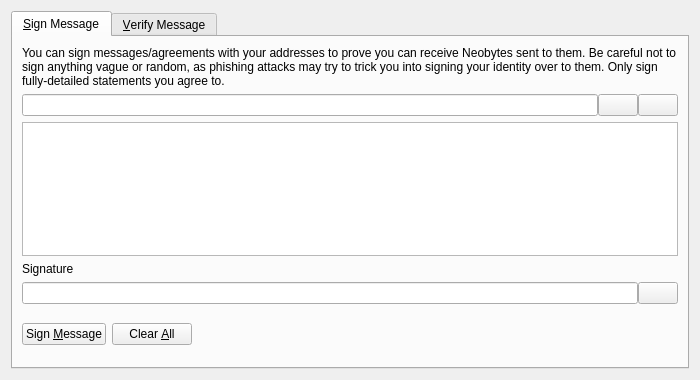
<?xml version="1.0" encoding="UTF-8"?>
<ui version="4.0">
 <class>SignVerifyMessageDialog</class>
 <widget class="QDialog" name="SignVerifyMessageDialog">
  <property name="geometry">
   <rect>
    <x>0</x>
    <y>0</y>
    <width>700</width>
    <height>380</height>
   </rect>
  </property>
  <property name="windowTitle">
   <string>Signatures - Sign / Verify a Message</string>
  </property>
  <property name="modal">
   <bool>true</bool>
  </property>
  <layout class="QVBoxLayout" name="verticalLayout">
   <item>
    <widget class="QTabWidget" name="tabWidget">
     <property name="currentIndex">
      <number>0</number>
     </property>
     <widget class="QWidget" name="tabSignMessage">
      <attribute name="title">
       <string>&amp;Sign Message</string>
      </attribute>
      <layout class="QVBoxLayout" name="verticalLayout_SM">
       <item>
        <widget class="QLabel" name="infoLabel_SM">
         <property name="text">
          <string>You can sign messages/agreements with your addresses to prove you can receive Neobytes sent to them. Be careful not to sign anything vague or random, as phishing attacks may try to trick you into signing your identity over to them. Only sign fully-detailed statements you agree to.</string>
         </property>
         <property name="textFormat">
          <enum>Qt::PlainText</enum>
         </property>
         <property name="wordWrap">
          <bool>true</bool>
         </property>
        </widget>
       </item>
       <item>
        <layout class="QHBoxLayout" name="horizontalLayout_1_SM">
         <property name="spacing">
          <number>0</number>
         </property>
         <item>
          <widget class="QValidatedLineEdit" name="addressIn_SM">
           <property name="toolTip">
            <string>The Neobytes address to sign the message with</string>
           </property>
          </widget>
         </item>
         <item>
          <widget class="QPushButton" name="addressBookButton_SM">
           <property name="toolTip">
            <string>Choose previously used address</string>
           </property>
           <property name="text">
            <string/>
           </property>
           <property name="shortcut">
            <string>Alt+A</string>
           </property>
           <property name="autoDefault">
            <bool>false</bool>
           </property>
          </widget>
         </item>
         <item>
          <widget class="QPushButton" name="pasteButton_SM">
           <property name="toolTip">
            <string>Paste address from clipboard</string>
           </property>
           <property name="text">
            <string/>
           </property>
           <property name="shortcut">
            <string>Alt+P</string>
           </property>
           <property name="autoDefault">
            <bool>false</bool>
           </property>
          </widget>
         </item>
        </layout>
       </item>
       <item>
        <widget class="QPlainTextEdit" name="messageIn_SM">
         <property name="toolTip">
          <string>Enter the message you want to sign here</string>
         </property>
        </widget>
       </item>
       <item>
        <widget class="QLabel" name="signatureLabel_SM">
         <property name="text">
          <string>Signature</string>
         </property>
         <property name="textFormat">
          <enum>Qt::PlainText</enum>
         </property>
        </widget>
       </item>
       <item>
        <layout class="QHBoxLayout" name="horizontalLayout_2_SM">
         <property name="spacing">
          <number>0</number>
         </property>
         <item>
          <widget class="QLineEdit" name="signatureOut_SM">
           <property name="font">
            <font>
             <italic>true</italic>
            </font>
           </property>
           <property name="readOnly">
            <bool>true</bool>
           </property>
          </widget>
         </item>
         <item>
          <widget class="QPushButton" name="copySignatureButton_SM">
           <property name="toolTip">
            <string>Copy the current signature to the system clipboard</string>
           </property>
           <property name="text">
            <string/>
           </property>
           <property name="autoDefault">
            <bool>false</bool>
           </property>
          </widget>
         </item>
        </layout>
       </item>
       <item>
        <layout class="QHBoxLayout" name="horizontalLayout_3_SM">
         <item>
          <widget class="QPushButton" name="signMessageButton_SM">
           <property name="toolTip">
            <string>Sign the message to prove you own this Neobytes address</string>
           </property>
           <property name="text">
            <string>Sign &amp;Message</string>
           </property>
           <property name="autoDefault">
            <bool>false</bool>
           </property>
          </widget>
         </item>
         <item>
          <widget class="QPushButton" name="clearButton_SM">
           <property name="toolTip">
            <string>Reset all sign message fields</string>
           </property>
           <property name="text">
            <string>Clear &amp;All</string>
           </property>
           <property name="autoDefault">
            <bool>false</bool>
           </property>
          </widget>
         </item>
         <item>
          <spacer name="horizontalSpacer_1_SM">
           <property name="orientation">
            <enum>Qt::Horizontal</enum>
           </property>
           <property name="sizeHint" stdset="0">
            <size>
             <width>40</width>
             <height>48</height>
            </size>
           </property>
          </spacer>
         </item>
         <item>
          <widget class="QLabel" name="statusLabel_SM">
           <property name="font">
            <font>
             <weight>75</weight>
             <bold>true</bold>
            </font>
           </property>
           <property name="text">
            <string/>
           </property>
           <property name="wordWrap">
            <bool>true</bool>
           </property>
          </widget>
         </item>
         <item>
          <spacer name="horizontalSpacer_2_SM">
           <property name="orientation">
            <enum>Qt::Horizontal</enum>
           </property>
           <property name="sizeHint" stdset="0">
            <size>
             <width>40</width>
             <height>48</height>
            </size>
           </property>
          </spacer>
         </item>
        </layout>
       </item>
      </layout>
     </widget>
     <widget class="QWidget" name="tabVerifyMessage">
      <attribute name="title">
       <string>&amp;Verify Message</string>
      </attribute>
      <layout class="QVBoxLayout" name="verticalLayout_VM">
       <item>
        <widget class="QLabel" name="infoLabel_VM">
         <property name="text">
          <string>Enter the receiver's address, message (ensure you copy line breaks, spaces, tabs, etc. exactly) and signature below to verify the message. Be careful not to read more into the signature than what is in the signed message itself, to avoid being tricked by a man-in-the-middle attack. Note that this only proves the signing party receives with the address, it cannot prove sendership of any transaction!</string>
         </property>
         <property name="textFormat">
          <enum>Qt::PlainText</enum>
         </property>
         <property name="alignment">
          <set>Qt::AlignLeading|Qt::AlignLeft|Qt::AlignTop</set>
         </property>
         <property name="wordWrap">
          <bool>true</bool>
         </property>
        </widget>
       </item>
       <item>
        <layout class="QHBoxLayout" name="horizontalLayout_1_VM">
         <property name="spacing">
          <number>0</number>
         </property>
         <item>
          <widget class="QValidatedLineEdit" name="addressIn_VM">
           <property name="toolTip">
            <string>The Neobytes address the message was signed with</string>
           </property>
          </widget>
         </item>
         <item>
          <widget class="QPushButton" name="addressBookButton_VM">
           <property name="toolTip">
            <string>Choose previously used address</string>
           </property>
           <property name="text">
            <string/>
           </property>
           <property name="shortcut">
            <string>Alt+A</string>
           </property>
           <property name="autoDefault">
            <bool>false</bool>
           </property>
          </widget>
         </item>
        </layout>
       </item>
       <item>
        <widget class="QPlainTextEdit" name="messageIn_VM"/>
       </item>
       <item>
        <widget class="QValidatedLineEdit" name="signatureIn_VM"/>
       </item>
       <item>
        <layout class="QHBoxLayout" name="horizontalLayout_2_VM">
         <item>
          <widget class="QPushButton" name="verifyMessageButton_VM">
           <property name="toolTip">
            <string>Verify the message to ensure it was signed with the specified Neobytes address</string>
           </property>
           <property name="text">
            <string>Verify &amp;Message</string>
           </property>
           <property name="autoDefault">
            <bool>false</bool>
           </property>
          </widget>
         </item>
         <item>
          <widget class="QPushButton" name="clearButton_VM">
           <property name="toolTip">
            <string>Reset all verify message fields</string>
           </property>
           <property name="text">
            <string>Clear &amp;All</string>
           </property>
           <property name="autoDefault">
            <bool>false</bool>
           </property>
          </widget>
         </item>
         <item>
          <spacer name="horizontalSpacer_1_VM">
           <property name="orientation">
            <enum>Qt::Horizontal</enum>
           </property>
           <property name="sizeHint" stdset="0">
            <size>
             <width>40</width>
             <height>48</height>
            </size>
           </property>
          </spacer>
         </item>
         <item>
          <widget class="QLabel" name="statusLabel_VM">
           <property name="font">
            <font>
             <weight>75</weight>
             <bold>true</bold>
            </font>
           </property>
           <property name="text">
            <string/>
           </property>
           <property name="wordWrap">
            <bool>true</bool>
           </property>
          </widget>
         </item>
         <item>
          <spacer name="horizontalSpacer_2_VM">
           <property name="orientation">
            <enum>Qt::Horizontal</enum>
           </property>
           <property name="sizeHint" stdset="0">
            <size>
             <width>40</width>
             <height>48</height>
            </size>
           </property>
          </spacer>
         </item>
        </layout>
       </item>
      </layout>
     </widget>
    </widget>
   </item>
  </layout>
 </widget>
 <customwidgets>
  <customwidget>
   <class>QValidatedLineEdit</class>
   <extends>QLineEdit</extends>
   <header>qvalidatedlineedit.h</header>
  </customwidget>
 </customwidgets>
 <resources>
  <include location="../neobytes.qrc"/>
 </resources>
 <connections/>
</ui>
